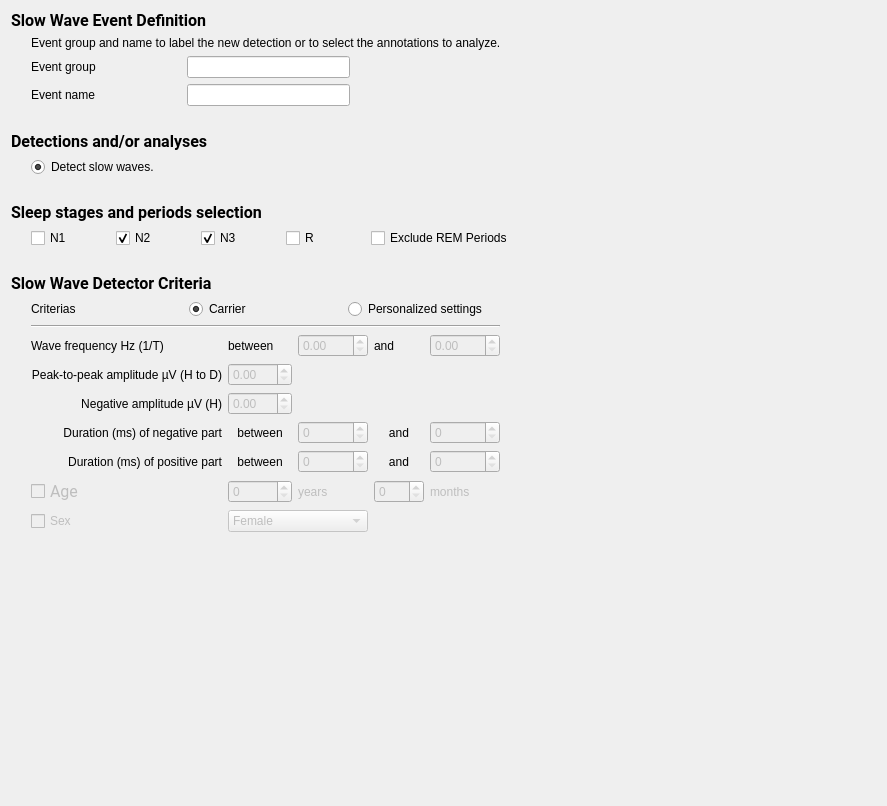
<?xml version="1.0" encoding="UTF-8"?>
<ui version="4.0">
 <class>SSWDCriterias</class>
 <widget class="QWidget" name="SSWDCriterias">
  <property name="geometry">
   <rect>
    <x>0</x>
    <y>0</y>
    <width>887</width>
    <height>806</height>
   </rect>
  </property>
  <property name="windowTitle">
   <string>Form</string>
  </property>
  <property name="toolTip">
   <string/>
  </property>
  <property name="styleSheet">
   <string notr="true">font: 12pt &quot;Roboto&quot;;</string>
  </property>
  <layout class="QVBoxLayout" name="verticalLayout_9">
   <item>
    <layout class="QHBoxLayout" name="horizontalLayout_6">
     <item>
      <layout class="QVBoxLayout" name="verticalLayout_8">
       <item>
        <layout class="QVBoxLayout" name="verticalLayout_7">
         <item>
          <widget class="QLabel" name="label_16">
           <property name="font">
            <font>
             <family>Roboto</family>
             <pointsize>12</pointsize>
             <italic>false</italic>
             <bold>false</bold>
            </font>
           </property>
           <property name="layoutDirection">
            <enum>Qt::LayoutDirection::LeftToRight</enum>
           </property>
           <property name="text">
            <string>&lt;html&gt;&lt;head/&gt;&lt;body&gt;&lt;p&gt;&lt;span style=&quot; font-weight:600;&quot;&gt;Slow Wave Event Definition&lt;/span&gt;&lt;/p&gt;&lt;/body&gt;&lt;/html&gt;</string>
           </property>
           <property name="alignment">
            <set>Qt::AlignmentFlag::AlignLeading|Qt::AlignmentFlag::AlignLeft|Qt::AlignmentFlag::AlignVCenter</set>
           </property>
          </widget>
         </item>
         <item>
          <layout class="QHBoxLayout" name="horizontalLayout_5">
           <item>
            <spacer name="horizontalSpacer_7">
             <property name="orientation">
              <enum>Qt::Orientation::Horizontal</enum>
             </property>
             <property name="sizeType">
              <enum>QSizePolicy::Policy::Minimum</enum>
             </property>
             <property name="sizeHint" stdset="0">
              <size>
               <width>20</width>
               <height>20</height>
              </size>
             </property>
            </spacer>
           </item>
           <item>
            <layout class="QVBoxLayout" name="verticalLayout_3">
             <item>
              <widget class="QLabel" name="label_18">
               <property name="text">
                <string>Event group and name to label the new detection or to select the annotations to analyze.</string>
               </property>
              </widget>
             </item>
             <item>
              <layout class="QGridLayout" name="gridLayout_2">
               <item row="0" column="1">
                <widget class="QLineEdit" name="group_lineedit"/>
               </item>
               <item row="1" column="0">
                <widget class="QLabel" name="label">
                 <property name="layoutDirection">
                  <enum>Qt::LayoutDirection::LeftToRight</enum>
                 </property>
                 <property name="text">
                  <string>Event name</string>
                 </property>
                 <property name="alignment">
                  <set>Qt::AlignmentFlag::AlignLeading|Qt::AlignmentFlag::AlignLeft|Qt::AlignmentFlag::AlignVCenter</set>
                 </property>
                </widget>
               </item>
               <item row="0" column="0">
                <widget class="QLabel" name="label_3">
                 <property name="minimumSize">
                  <size>
                   <width>150</width>
                   <height>0</height>
                  </size>
                 </property>
                 <property name="layoutDirection">
                  <enum>Qt::LayoutDirection::LeftToRight</enum>
                 </property>
                 <property name="text">
                  <string>Event group</string>
                 </property>
                 <property name="alignment">
                  <set>Qt::AlignmentFlag::AlignLeading|Qt::AlignmentFlag::AlignLeft|Qt::AlignmentFlag::AlignVCenter</set>
                 </property>
                </widget>
               </item>
               <item row="1" column="1">
                <widget class="QLineEdit" name="event_name_lineedit">
                 <property name="enabled">
                  <bool>true</bool>
                 </property>
                </widget>
               </item>
               <item row="0" column="2">
                <spacer name="horizontalSpacer_2">
                 <property name="orientation">
                  <enum>Qt::Orientation::Horizontal</enum>
                 </property>
                 <property name="sizeHint" stdset="0">
                  <size>
                   <width>40</width>
                   <height>20</height>
                  </size>
                 </property>
                </spacer>
               </item>
              </layout>
             </item>
            </layout>
           </item>
          </layout>
         </item>
        </layout>
       </item>
       <item>
        <spacer name="verticalSpacer_2">
         <property name="orientation">
          <enum>Qt::Orientation::Vertical</enum>
         </property>
         <property name="sizeType">
          <enum>QSizePolicy::Policy::Fixed</enum>
         </property>
         <property name="sizeHint" stdset="0">
          <size>
           <width>20</width>
           <height>20</height>
          </size>
         </property>
        </spacer>
       </item>
       <item>
        <layout class="QVBoxLayout" name="verticalLayout_6">
         <item>
          <widget class="QLabel" name="label_17">
           <property name="font">
            <font>
             <family>Roboto</family>
             <pointsize>12</pointsize>
             <italic>false</italic>
             <bold>false</bold>
            </font>
           </property>
           <property name="text">
            <string>&lt;html&gt;&lt;head/&gt;&lt;body&gt;&lt;p&gt;&lt;span style=&quot; font-weight:600;&quot;&gt;Detections and/or analyses&lt;/span&gt;&lt;/p&gt;&lt;/body&gt;&lt;/html&gt;</string>
           </property>
          </widget>
         </item>
         <item>
          <layout class="QHBoxLayout" name="horizontalLayout_4">
           <item>
            <spacer name="horizontalSpacer_6">
             <property name="orientation">
              <enum>Qt::Orientation::Horizontal</enum>
             </property>
             <property name="sizeType">
              <enum>QSizePolicy::Policy::Fixed</enum>
             </property>
             <property name="sizeHint" stdset="0">
              <size>
               <width>20</width>
               <height>20</height>
              </size>
             </property>
            </spacer>
           </item>
           <item>
            <layout class="QVBoxLayout" name="verticalLayout">
             <item>
              <widget class="QRadioButton" name="radioButton_det">
               <property name="enabled">
                <bool>true</bool>
               </property>
               <property name="text">
                <string>Detect slow waves.</string>
               </property>
               <property name="checked">
                <bool>true</bool>
               </property>
               <attribute name="buttonGroup">
                <string notr="true">buttonGroup</string>
               </attribute>
              </widget>
             </item>
            </layout>
           </item>
          </layout>
         </item>
        </layout>
       </item>
       <item>
        <spacer name="verticalSpacer_4">
         <property name="orientation">
          <enum>Qt::Orientation::Vertical</enum>
         </property>
         <property name="sizeType">
          <enum>QSizePolicy::Policy::Fixed</enum>
         </property>
         <property name="sizeHint" stdset="0">
          <size>
           <width>20</width>
           <height>20</height>
          </size>
         </property>
        </spacer>
       </item>
       <item>
        <layout class="QVBoxLayout" name="verticalLayout_4">
         <item>
          <widget class="QLabel" name="label_19">
           <property name="font">
            <font>
             <family>Roboto</family>
             <pointsize>12</pointsize>
             <italic>false</italic>
             <bold>false</bold>
            </font>
           </property>
           <property name="text">
            <string>&lt;html&gt;&lt;head/&gt;&lt;body&gt;&lt;p&gt;&lt;span style=&quot; font-weight:600;&quot;&gt;Sleep stages and periods selection&lt;/span&gt;&lt;/p&gt;&lt;/body&gt;&lt;/html&gt;</string>
           </property>
          </widget>
         </item>
         <item>
          <layout class="QHBoxLayout" name="horizontalLayout_2">
           <item>
            <spacer name="horizontalSpacer_5">
             <property name="orientation">
              <enum>Qt::Orientation::Horizontal</enum>
             </property>
             <property name="sizeType">
              <enum>QSizePolicy::Policy::Fixed</enum>
             </property>
             <property name="sizeHint" stdset="0">
              <size>
               <width>20</width>
               <height>20</height>
              </size>
             </property>
            </spacer>
           </item>
           <item>
            <widget class="QCheckBox" name="checkBox_n1">
             <property name="text">
              <string>N1</string>
             </property>
            </widget>
           </item>
           <item>
            <widget class="QCheckBox" name="checkBox_n2">
             <property name="text">
              <string>N2</string>
             </property>
             <property name="checked">
              <bool>true</bool>
             </property>
            </widget>
           </item>
           <item>
            <widget class="QCheckBox" name="checkBox_n3">
             <property name="text">
              <string>N3</string>
             </property>
             <property name="checked">
              <bool>true</bool>
             </property>
            </widget>
           </item>
           <item>
            <widget class="QCheckBox" name="checkBox_r">
             <property name="text">
              <string>R</string>
             </property>
            </widget>
           </item>
           <item>
            <widget class="QCheckBox" name="checkBox_excl_remp">
             <property name="toolTip">
              <string>Useful to detect on NREM stages included in NREM periods only (not in REM periods).</string>
             </property>
             <property name="text">
              <string>Exclude REM Periods</string>
             </property>
            </widget>
           </item>
          </layout>
         </item>
        </layout>
       </item>
       <item>
        <spacer name="verticalSpacer_3">
         <property name="orientation">
          <enum>Qt::Orientation::Vertical</enum>
         </property>
         <property name="sizeType">
          <enum>QSizePolicy::Policy::Fixed</enum>
         </property>
         <property name="sizeHint" stdset="0">
          <size>
           <width>20</width>
           <height>20</height>
          </size>
         </property>
        </spacer>
       </item>
       <item>
        <layout class="QVBoxLayout" name="verticalLayout_5">
         <item>
          <widget class="QLabel" name="label_5">
           <property name="font">
            <font>
             <family>Roboto</family>
             <pointsize>12</pointsize>
             <italic>false</italic>
             <bold>false</bold>
            </font>
           </property>
           <property name="layoutDirection">
            <enum>Qt::LayoutDirection::LeftToRight</enum>
           </property>
           <property name="text">
            <string>&lt;html&gt;&lt;head/&gt;&lt;body&gt;&lt;p&gt;&lt;span style=&quot; font-weight:600;&quot;&gt;Slow Wave Detector Criteria&lt;/span&gt;&lt;/p&gt;&lt;/body&gt;&lt;/html&gt;</string>
           </property>
           <property name="alignment">
            <set>Qt::AlignmentFlag::AlignLeading|Qt::AlignmentFlag::AlignLeft|Qt::AlignmentFlag::AlignVCenter</set>
           </property>
          </widget>
         </item>
         <item>
          <layout class="QHBoxLayout" name="horizontalLayout_3">
           <item>
            <spacer name="horizontalSpacer_4">
             <property name="orientation">
              <enum>Qt::Orientation::Horizontal</enum>
             </property>
             <property name="sizeType">
              <enum>QSizePolicy::Policy::Fixed</enum>
             </property>
             <property name="sizeHint" stdset="0">
              <size>
               <width>20</width>
               <height>20</height>
              </size>
             </property>
            </spacer>
           </item>
           <item>
            <layout class="QVBoxLayout" name="verticalLayout_2">
             <item>
              <layout class="QHBoxLayout" name="horizontalLayout">
               <item>
                <widget class="QLabel" name="label_8">
                 <property name="text">
                  <string>Criterias</string>
                 </property>
                </widget>
               </item>
               <item>
                <widget class="QRadioButton" name="carrier_radioButton">
                 <property name="text">
                  <string>Carrier</string>
                 </property>
                 <property name="checked">
                  <bool>true</bool>
                 </property>
                 <attribute name="buttonGroup">
                  <string notr="true">buttonGroup_2</string>
                 </attribute>
                </widget>
               </item>
               <item>
                <widget class="QRadioButton" name="personalized_radioButton">
                 <property name="text">
                  <string>Personalized settings</string>
                 </property>
                 <attribute name="buttonGroup">
                  <string notr="true">buttonGroup_2</string>
                 </attribute>
                </widget>
               </item>
              </layout>
             </item>
             <item>
              <widget class="Line" name="line">
               <property name="orientation">
                <enum>Qt::Orientation::Horizontal</enum>
               </property>
              </widget>
             </item>
             <item>
              <layout class="QGridLayout" name="gridLayout">
               <item row="6" column="1" colspan="2">
                <widget class="QComboBox" name="comboBox_sex">
                 <property name="enabled">
                  <bool>false</bool>
                 </property>
                 <item>
                  <property name="text">
                   <string>Female</string>
                  </property>
                 </item>
                 <item>
                  <property name="text">
                   <string>Male</string>
                  </property>
                 </item>
                </widget>
               </item>
               <item row="4" column="4">
                <widget class="QSpinBox" name="spinBox_max_pos">
                 <property name="enabled">
                  <bool>false</bool>
                 </property>
                 <property name="maximum">
                  <number>3000</number>
                 </property>
                </widget>
               </item>
               <item row="4" column="1">
                <widget class="QLabel" name="label_14">
                 <property name="text">
                  <string>between</string>
                 </property>
                 <property name="alignment">
                  <set>Qt::AlignmentFlag::AlignCenter</set>
                 </property>
                </widget>
               </item>
               <item row="5" column="4">
                <widget class="QLabel" name="label_months">
                 <property name="enabled">
                  <bool>false</bool>
                 </property>
                 <property name="text">
                  <string>months</string>
                 </property>
                </widget>
               </item>
               <item row="5" column="2">
                <widget class="QLabel" name="label_years">
                 <property name="enabled">
                  <bool>false</bool>
                 </property>
                 <property name="text">
                  <string>years</string>
                 </property>
                </widget>
               </item>
               <item row="0" column="1">
                <widget class="QLabel" name="label_12">
                 <property name="text">
                  <string>between</string>
                 </property>
                </widget>
               </item>
               <item row="3" column="0">
                <widget class="QLabel" name="label_6">
                 <property name="whatsThis">
                  <string>msec</string>
                 </property>
                 <property name="text">
                  <string>Duration (ms) of negative part</string>
                 </property>
                 <property name="alignment">
                  <set>Qt::AlignmentFlag::AlignRight|Qt::AlignmentFlag::AlignTrailing|Qt::AlignmentFlag::AlignVCenter</set>
                 </property>
                </widget>
               </item>
               <item row="5" column="0">
                <widget class="QCheckBox" name="checkBox_age">
                 <property name="enabled">
                  <bool>false</bool>
                 </property>
                 <property name="font">
                  <font>
                   <family>Roboto</family>
                   <pointsize>12</pointsize>
                   <italic>false</italic>
                   <bold>false</bold>
                  </font>
                 </property>
                 <property name="whatsThis">
                  <string>Modify parameters automatically according to patients age</string>
                 </property>
                 <property name="text">
                  <string>Age</string>
                 </property>
                 <property name="tristate">
                  <bool>false</bool>
                 </property>
                </widget>
               </item>
               <item row="0" column="2">
                <widget class="QDoubleSpinBox" name="doubleSpinBox_f_min">
                 <property name="enabled">
                  <bool>false</bool>
                 </property>
                </widget>
               </item>
               <item row="2" column="1">
                <widget class="QDoubleSpinBox" name="doubleSpinBox_neg_amp">
                 <property name="enabled">
                  <bool>false</bool>
                 </property>
                 <property name="maximum">
                  <double>200.000000000000000</double>
                 </property>
                </widget>
               </item>
               <item row="3" column="3">
                <widget class="QLabel" name="label_11">
                 <property name="minimumSize">
                  <size>
                   <width>50</width>
                   <height>0</height>
                  </size>
                 </property>
                 <property name="text">
                  <string>and</string>
                 </property>
                 <property name="alignment">
                  <set>Qt::AlignmentFlag::AlignCenter</set>
                 </property>
                </widget>
               </item>
               <item row="4" column="2">
                <widget class="QSpinBox" name="spinBox_min_pos">
                 <property name="enabled">
                  <bool>false</bool>
                 </property>
                 <property name="maximum">
                  <number>3000</number>
                 </property>
                </widget>
               </item>
               <item row="4" column="0">
                <widget class="QLabel" name="label_7">
                 <property name="whatsThis">
                  <string>msec</string>
                 </property>
                 <property name="text">
                  <string>Duration (ms) of positive part</string>
                 </property>
                 <property name="alignment">
                  <set>Qt::AlignmentFlag::AlignRight|Qt::AlignmentFlag::AlignTrailing|Qt::AlignmentFlag::AlignVCenter</set>
                 </property>
                </widget>
               </item>
               <item row="0" column="3">
                <widget class="QLabel" name="label_13">
                 <property name="text">
                  <string>and</string>
                 </property>
                </widget>
               </item>
               <item row="1" column="0">
                <widget class="QLabel" name="label_2">
                 <property name="whatsThis">
                  <string>uV</string>
                 </property>
                 <property name="text">
                  <string>Peak-to-peak amplitude µV (H to D)</string>
                 </property>
                 <property name="alignment">
                  <set>Qt::AlignmentFlag::AlignRight|Qt::AlignmentFlag::AlignTrailing|Qt::AlignmentFlag::AlignVCenter</set>
                 </property>
                </widget>
               </item>
               <item row="1" column="1">
                <widget class="QDoubleSpinBox" name="doubleSpinBox_PaP_amp">
                 <property name="enabled">
                  <bool>false</bool>
                 </property>
                 <property name="maximum">
                  <double>200.000000000000000</double>
                 </property>
                </widget>
               </item>
               <item row="2" column="0">
                <widget class="QLabel" name="label_4">
                 <property name="whatsThis">
                  <string>uV</string>
                 </property>
                 <property name="text">
                  <string>Negative amplitude µV (H)</string>
                 </property>
                 <property name="alignment">
                  <set>Qt::AlignmentFlag::AlignRight|Qt::AlignmentFlag::AlignTrailing|Qt::AlignmentFlag::AlignVCenter</set>
                 </property>
                </widget>
               </item>
               <item row="6" column="0">
                <widget class="QCheckBox" name="checkBox_sex">
                 <property name="enabled">
                  <bool>false</bool>
                 </property>
                 <property name="whatsThis">
                  <string>&lt;html&gt;&lt;head/&gt;&lt;body&gt;&lt;p&gt;Modify parameters according to patients sex&lt;/p&gt;&lt;/body&gt;&lt;/html&gt;</string>
                 </property>
                 <property name="text">
                  <string>Sex</string>
                 </property>
                </widget>
               </item>
               <item row="3" column="1">
                <widget class="QLabel" name="label_10">
                 <property name="text">
                  <string>between</string>
                 </property>
                 <property name="alignment">
                  <set>Qt::AlignmentFlag::AlignCenter</set>
                 </property>
                </widget>
               </item>
               <item row="3" column="4">
                <widget class="QSpinBox" name="spinBox_max_neg">
                 <property name="enabled">
                  <bool>false</bool>
                 </property>
                 <property name="minimumSize">
                  <size>
                   <width>70</width>
                   <height>0</height>
                  </size>
                 </property>
                 <property name="maximum">
                  <number>3000</number>
                 </property>
                </widget>
               </item>
               <item row="3" column="2">
                <widget class="QSpinBox" name="spinBox_min_neg">
                 <property name="enabled">
                  <bool>false</bool>
                 </property>
                 <property name="minimumSize">
                  <size>
                   <width>70</width>
                   <height>0</height>
                  </size>
                 </property>
                 <property name="maximum">
                  <number>3000</number>
                 </property>
                </widget>
               </item>
               <item row="4" column="3">
                <widget class="QLabel" name="label_15">
                 <property name="text">
                  <string>and</string>
                 </property>
                 <property name="alignment">
                  <set>Qt::AlignmentFlag::AlignCenter</set>
                 </property>
                </widget>
               </item>
               <item row="7" column="1">
                <spacer name="verticalSpacer_5">
                 <property name="orientation">
                  <enum>Qt::Orientation::Vertical</enum>
                 </property>
                 <property name="sizeHint" stdset="0">
                  <size>
                   <width>20</width>
                   <height>40</height>
                  </size>
                 </property>
                </spacer>
               </item>
               <item row="5" column="1">
                <widget class="QSpinBox" name="spinBox_years">
                 <property name="enabled">
                  <bool>false</bool>
                 </property>
                 <property name="minimumSize">
                  <size>
                   <width>50</width>
                   <height>0</height>
                  </size>
                 </property>
                 <property name="maximum">
                  <number>122</number>
                 </property>
                </widget>
               </item>
               <item row="0" column="4">
                <widget class="QDoubleSpinBox" name="doubleSpinBox_f_max">
                 <property name="enabled">
                  <bool>false</bool>
                 </property>
                </widget>
               </item>
               <item row="0" column="0">
                <widget class="QLabel" name="label_9">
                 <property name="text">
                  <string>Wave frequency Hz (1/T)</string>
                 </property>
                </widget>
               </item>
               <item row="5" column="3">
                <widget class="QSpinBox" name="spinBox_months">
                 <property name="enabled">
                  <bool>false</bool>
                 </property>
                 <property name="maximum">
                  <number>11</number>
                 </property>
                </widget>
               </item>
              </layout>
             </item>
            </layout>
           </item>
           <item>
            <widget class="QLabel" name="SW_picture">
             <property name="text">
              <string/>
             </property>
            </widget>
           </item>
          </layout>
         </item>
        </layout>
       </item>
       <item>
        <spacer name="verticalSpacer">
         <property name="orientation">
          <enum>Qt::Orientation::Vertical</enum>
         </property>
         <property name="sizeHint" stdset="0">
          <size>
           <width>20</width>
           <height>40</height>
          </size>
         </property>
        </spacer>
       </item>
      </layout>
     </item>
     <item>
      <spacer name="horizontalSpacer">
       <property name="orientation">
        <enum>Qt::Orientation::Horizontal</enum>
       </property>
       <property name="sizeHint" stdset="0">
        <size>
         <width>40</width>
         <height>20</height>
        </size>
       </property>
      </spacer>
     </item>
    </layout>
   </item>
  </layout>
 </widget>
 <resources>
  <include location="../../../../../snooz-toolbox/src/main/python/ui/themes/themes.qrc"/>
 </resources>
 <connections>
  <connection>
   <sender>buttonGroup_2</sender>
   <signal>buttonClicked(QAbstractButton*)</signal>
   <receiver>SSWDCriterias</receiver>
   <slot>on_input_format_changed()</slot>
   <hints>
    <hint type="sourcelabel">
     <x>-1</x>
     <y>-1</y>
    </hint>
    <hint type="destinationlabel">
     <x>362</x>
     <y>340</y>
    </hint>
   </hints>
  </connection>
  <connection>
   <sender>checkBox_age</sender>
   <signal>clicked()</signal>
   <receiver>SSWDCriterias</receiver>
   <slot>on_input_format_changed()</slot>
   <hints>
    <hint type="sourcelabel">
     <x>101</x>
     <y>505</y>
    </hint>
    <hint type="destinationlabel">
     <x>362</x>
     <y>340</y>
    </hint>
   </hints>
  </connection>
  <connection>
   <sender>checkBox_sex</sender>
   <signal>clicked()</signal>
   <receiver>SSWDCriterias</receiver>
   <slot>on_input_format_changed()</slot>
   <hints>
    <hint type="sourcelabel">
     <x>101</x>
     <y>531</y>
    </hint>
    <hint type="destinationlabel">
     <x>362</x>
     <y>340</y>
    </hint>
   </hints>
  </connection>
 </connections>
 <slots>
  <slot>on_choose()</slot>
  <slot>on_input_format_changed()</slot>
 </slots>
 <buttongroups>
  <buttongroup name="buttonGroup_2"/>
  <buttongroup name="buttonGroup"/>
 </buttongroups>
</ui>
